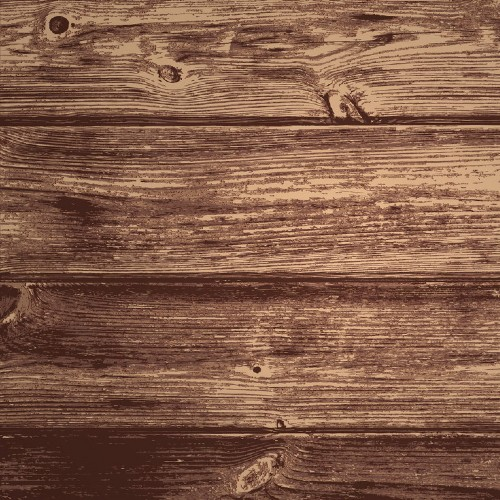
#> input picture bgmadera03.jpg, 500 x 500 px, given as the content of the folder /home/mauricio/Escritorio/tools_dataset/JPEGImages, which was not available
$ python procesador_imagenes.py
#> lines starting #> are read from the running program, lines starting #| are printed output that depends on the picture; after the words box and inside, x2 and y2 are one past the last pixel; in counts of white or black regions, pixels touching at a corner belong together; pictures that were not available may be replaced by others from this repository, and a replacement may not be noted
### replace_bg.py
import matplotlib.pyplot as plt
import numpy as np
import cv2
import random


def cambiar_fondo_aleatorio(imagen):
    fondos_metal = ['bgmetal00.jpg', 'bgmetal01.jpg', 'bgmetal02.jpg', 'bgmetal03.jpg', 'bgmetal04.jpg',
                    'bgmetal05.jpg', 'bgmetal06.jpg', 'bgmetal07.jpg', 'bgmetal08.jpg', 'bgmetal09.jpg']
    fondos_madera = ['bgmadera00.jpg', 'bgmadera01.jpg', 'bgmadera02.jpg', 'bgmadera03.jpg', 'bgmadera04.jpg',
                     'bgmadera05.jpg', 'bgmadera06.jpg', 'bgmadera07.jpg', 'bgmadera08.jpg', 'bgmadera09.jpg']
    fondos_textura = ['bgtextura00.jpg', 'bgtextura01.jpg', 'bgtextura02.jpg', 'bgtextura03.jpg', 'bgtextura04.jpg',
                      'bgtextura05.jpg', 'bgtextura06.jpg', 'bgtextura07.jpg', 'bgtextura08.jpg', 'bgtextura09.jpg']
    random.seed()

    # random.shuffle(fondos_metal)
    # random.shuffle(fondos_madera)
    # random.shuffle(fondos_textura)
    ifondo = random.randint(0, 2)
    iframe = random.randint(0, 9)
    if ifondo == 0:
        fondo = fondos_metal[iframe]
    elif ifondo == 1:
        fondo = fondos_madera[iframe]
    else:
        fondo = fondos_textura[iframe]
    print(fondo)
    # random.seed()
    # fondo = random.choice(fondos_madera)
    background_image = cv2.imread(fondo)
    return cambiar_fondo(imagen, background_image)


def cambiar_fondo(imagen, fondo):
    image_copy = np.copy(imagen)
    # image_copy = cv2.cvtColor(image_copy, cv2.COLOR_BGR2RGB)
    lower_white = np.array([235, 235, 235])
    upper_white = np.array([255, 255, 255])
    mask = cv2.inRange(image_copy, lower_white, upper_white)
    masked_image = np.copy(image_copy)
    masked_image[mask != 0] = [0, 0, 0]
    background_image = fondo
    # background_image = cv2.cvtColor(fondo, cv2.COLOR_BGR2RGB
    crop_background = background_image[0:500, 0:500]
    crop_background[mask == 0] = [0, 0, 0]
    complete_image = masked_image + crop_background
    return complete_image


# [10 lines left out: function main, not called in this run]


# [2 lines that do not run on import are left out]
# [35 lines of commented-out code are left out]

### procesador_imagenes.py
# https://www.pyimagesearch.com/2017/01/02/rotate-images-correctly-with-opencv-and-python/
# https://github.com/jrosebr1/imutils
import numpy as np
import argparse
import imutils
import cv2
import glob
import os
import shutil
from replace_bg import *


def leer_imagen(nombre):
    img = cv2.imread(nombre)
    return cambiar_fondo_aleatorio(img)


def salvar_imagen(imagen, nombre):
    cv2.imwrite(nombre, imagen)


def rotar_90(imagen):
    img_rotada = imutils.rotate_bound(imagen, 90)
    return img_rotada, '_rot90'


def rotar_180(imagen):
    img_rotada = imutils.rotate_bound(imagen, 180)
    return img_rotada, '_rot180'


def rotar_270(imagen):
    img_rotada = imutils.rotate_bound(imagen, 270)
    return img_rotada, '_rot270'


def transladar(imagen, x=0, y=0):
    img_traslada = imutils.translate(imagen, x, -1 * y)
    sufijo = '_tranx{:d}y{:d}'.format(x, y)
    return img_traslada, sufijo


def cannyficar(imagen):
    gray = cv2.cvtColor(imagen, cv2.COLOR_BGR2GRAY)
    canificada = imutils.auto_canny(gray)
    return canificada, '_canf'


def cannyficar2(imagen):
    gray = cv2.cvtColor(imagen, cv2.COLOR_BGR2GRAY)
    gray = cv2.GaussianBlur(gray, (3, 3), 0)
    canificada = cv2.Canny(gray, 20, 100)
    return canificada, '_canf'


def voltearVertical(imagen):
    volteada = cv2.flip(imagen, 0)
    return volteada, '_flipv'


def voltearHorizontal(imagen):
    volteada = cv2.flip(imagen, 1)
    return volteada, '_fliph'


def transformar_archivo(ruta_origen, ruta_destino, nombre_archivo,
                        rotar90=True, rotar180=True, rotar270=True,
                        trasladarxy=True, x=0, y=0,
                        canificada=True, volvert=True, volhort=True):
    i = nombre_archivo.find(".")
    archivo_nombre = nombre_archivo[:i]
    archivo_extension = nombre_archivo[i + 1:]
    origen = ruta_origen + nombre_archivo
    destino = ruta_destino + archivo_nombre + '{}' + '.' + archivo_extension
    img = leer_imagen(origen)
    if rotar90:
        nimg, sufijo = rotar_90(img)
        na = destino.format(sufijo)
        salvar_imagen(nimg, na)
    if rotar180:
        nimg, sufijo = rotar_180(img)
        na = destino.format(sufijo)
        salvar_imagen(nimg, na)
    if rotar270:
        nimg, sufijo = rotar_270(img)
        na = destino.format(sufijo)
        salvar_imagen(nimg, na)
    if trasladarxy:
        nimg, sufijo = transladar(img, x, y)
        na = destino.format(sufijo)
        salvar_imagen(nimg, na)
    if canificada:
        nimg, sufijo = cannyficar2(img)
        na = destino.format(sufijo)
        salvar_imagen(nimg, na)
    if volvert:
        nimg, sufijo = voltearVertical(img)
        na = destino.format(sufijo)
        salvar_imagen(nimg, na)
    if volhort:
        nimg, sufijo = voltearHorizontal(img)
        na = destino.format(sufijo)
        salvar_imagen(nimg, na)


def listar_archivos(ruta_origen, ruta_destino):
    nombres_anotaciones = [f for f in glob.glob(ruta_origen + '/*.jpg')]
    for nombre_anotacion in nombres_anotaciones:
        nombre_archivo = nombre_anotacion.split('/')[-1]
        ruta_anotacion = nombre_anotacion[:len(nombre_archivo) * -1]
        transformar_archivo(ruta_origen=ruta_anotacion, ruta_destino=ruta_destino, nombre_archivo=nombre_archivo, x=50,
                            y=50)
#> in leer_imagen, img is the input picture: shape (500, 500, 3); mean B, G, R 72.6, 92.7, 131.8
#> in cambiar_fondo, `mask = cv2.inRange(image_copy, lower_white, upper_white)`: mask: shape (500, 500); every value is 0
#> in cambiar_fondo, `crop_background[mask == 0] = [0, 0, 0]`: crop_background: shape (500, 500, 3); every value is 0
#> in rotar_90, `img_rotada = imutils.rotate_bound(imagen, 90)`:
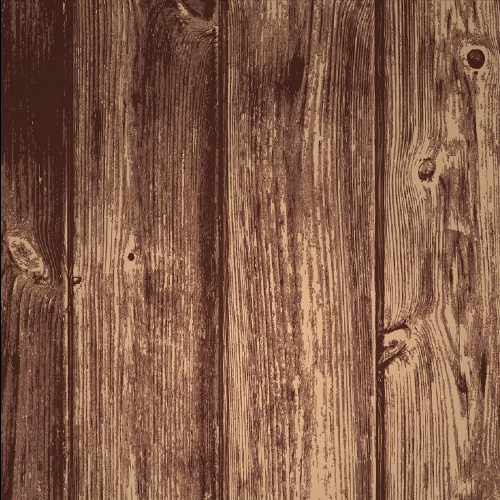
#> img_rotada: shape (500, 500, 3); mean B, G, R 72.5, 92.5, 131.5
#> in transformar_archivo, `nimg, sufijo = rotar_90(img)`: sufijo = '_rot90'
#> in rotar_180, `img_rotada = imutils.rotate_bound(imagen, 180)`:
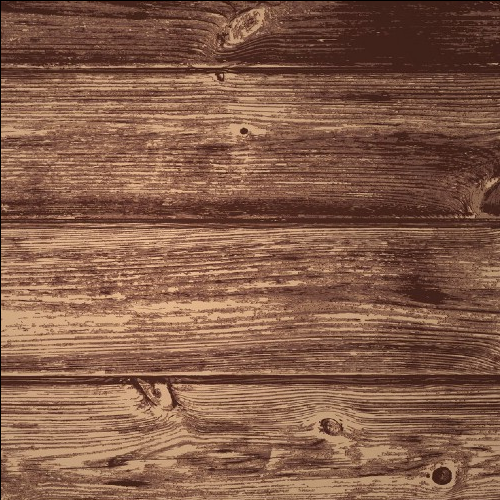
#> img_rotada: shape (500, 500, 3); mean B, G, R 72.4, 92.4, 131.3
#> in transformar_archivo, `nimg, sufijo = rotar_180(img)`: sufijo = '_rot180'
#> in rotar_270, `img_rotada = imutils.rotate_bound(imagen, 270)`:
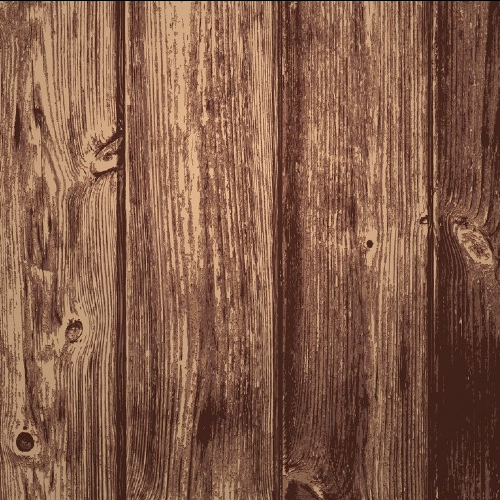
#> img_rotada: shape (500, 500, 3); mean B, G, R 72.5, 92.6, 131.6
#> in transformar_archivo, `nimg, sufijo = rotar_270(img)`: sufijo = '_rot270'
#> in transladar, `img_traslada = imutils.translate(imagen, x, -1 * y)`:
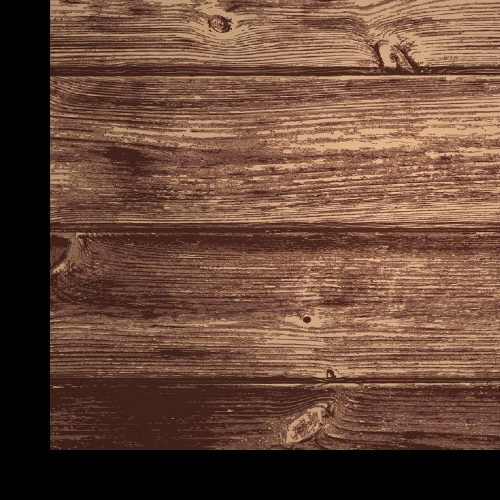
#> img_traslada: shape (500, 500, 3); mean B, G, R 57.1, 72.8, 104.5
#> in transformar_archivo, `nimg, sufijo = transladar(img, x, y)`: sufijo = '_tranx50y50'
#> in cannyficar2, `canificada = cv2.Canny(gray, 20, 100)`:
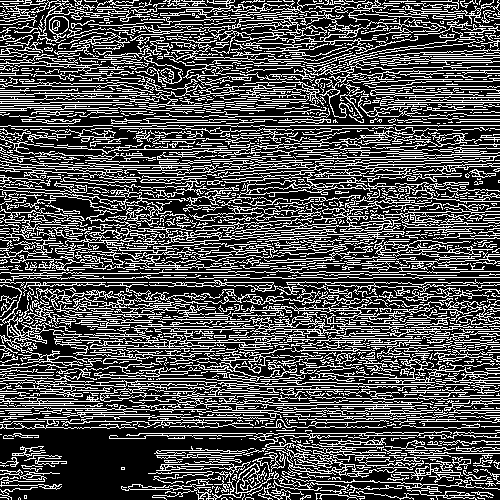
#> canificada: shape (500, 500); 31.1% white in thin lines or dots
#> in transformar_archivo, `nimg, sufijo = cannyficar2(img)`: sufijo = '_canf'
#> in voltearVertical, `volteada = cv2.flip(imagen, 0)`:
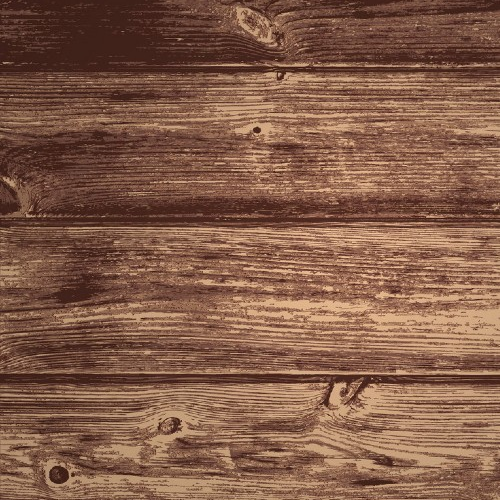
#> volteada: shape (500, 500, 3); mean B, G, R 72.6, 92.7, 131.8
#> in transformar_archivo, `nimg, sufijo = voltearVertical(img)`: sufijo = '_flipv'
#> in voltearHorizontal, `volteada = cv2.flip(imagen, 1)`:
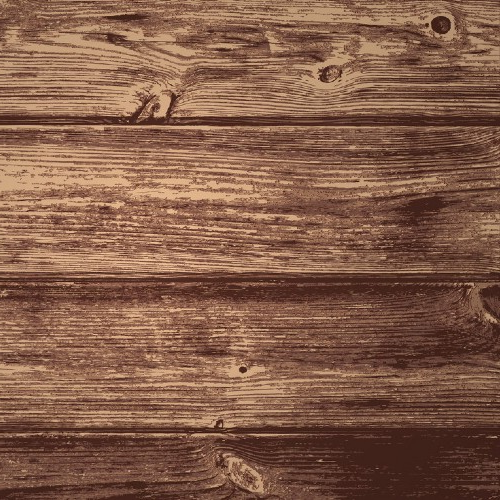
#> volteada: shape (500, 500, 3); mean B, G, R 72.6, 92.7, 131.8
#> in transformar_archivo, `nimg, sufijo = voltearHorizontal(img)`: sufijo = '_fliph'
        # copiar_archivos(ruta_anotacion, ruta_destino,nombre_archivo,'_1')


def copiar_archivos(ruta_origen, ruta_destino, nombre_archivo, sufijo=''):
    i = nombre_archivo.find(".")
    archivo_nombre = nombre_archivo[:i]
    archivo_extension = nombre_archivo[i + 1:]
    origen = ruta_origen + nombre_archivo
    destino = ruta_destino + archivo_nombre + sufijo + '.' + archivo_extension
    resultado = shutil.copyfile(origen, destino)
    print('Salida: {:_^90}'.format(resultado))


def main():
    listar_archivos('/home/mauricio/Escritorio/tools_dataset/JPEGImages',
                    '/home/mauricio/Escritorio/tools_dataset/NewImages/')


if __name__ == '__main__':
    main()

$ run again, on bgmadera04.jpg
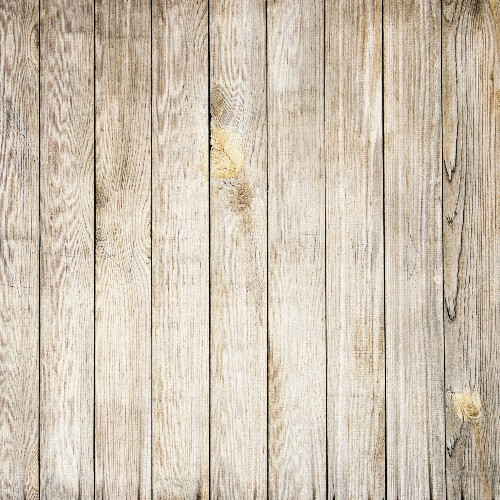
#> input picture bgmadera04.jpg, 500 x 500 px, given as the content of the folder /home/mauricio/Escritorio/tools_dataset/JPEGImages, which was not available
#> in leer_imagen, img is the input picture: shape (500, 500, 3); mean B, G, R 178.4, 195.2, 207.4
#> in cambiar_fondo, `mask = cv2.inRange(image_copy, lower_white, upper_white)`:
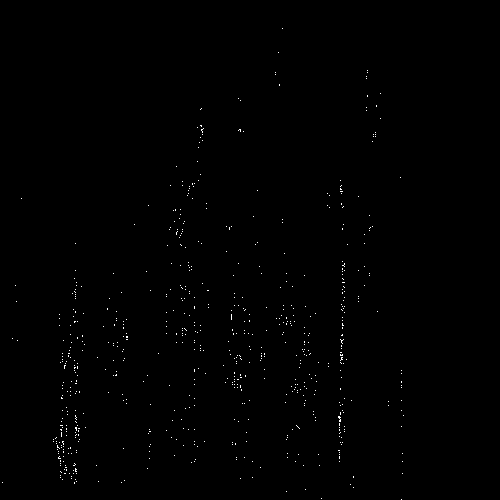
#> mask: shape (500, 500); 0.35% white in thin lines or dots, all inside (x1, y1, x2, y2) = (2, 28, 404, 500)
#> masked_image: shape (500, 500, 3); 0.35% of pixels changed, all inside (x1, y1, x2, y2) = (2, 28, 404, 500)
#> in transformar_archivo, `nimg, sufijo = rotar_90(img)`: sufijo = '_rot90'
#> in transformar_archivo, `nimg, sufijo = rotar_180(img)`: sufijo = '_rot180'
#> in transformar_archivo, `nimg, sufijo = rotar_270(img)`: sufijo = '_rot270'
#> in transformar_archivo, `nimg, sufijo = transladar(img, x, y)`: sufijo = '_tranx50y50'
#> canificada: shape (500, 500); 30.6% white in thin lines or dots
#> in transformar_archivo, `nimg, sufijo = cannyficar2(img)`: sufijo = '_canf'
#> in transformar_archivo, `nimg, sufijo = voltearVertical(img)`: sufijo = '_flipv'
#> in voltearHorizontal, `volteada = cv2.flip(imagen, 1)`:
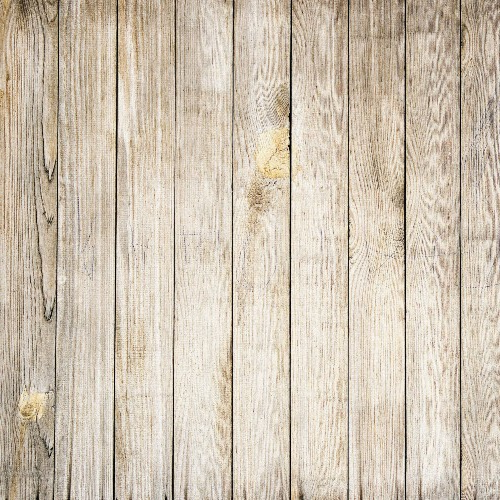
#> volteada: shape (500, 500, 3); mean B, G, R 178.4, 195.2, 207.4
#> in transformar_archivo, `nimg, sufijo = voltearHorizontal(img)`: sufijo = '_fliph'
